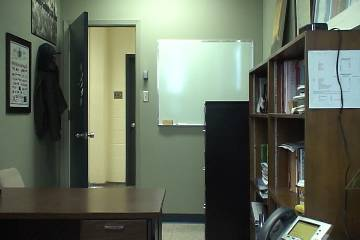
#> input picture ForegroundObjectSegmentation/office/input/in000107.jpg, 360 x 240 px, given in place of in000300.jpg, which was not available; the run also reads 1 picture not shown here
$ python average_approximation_conservative_update.py
#> lines starting #> are read from the running program, lines starting #| are printed output that depends on the picture; pictures that were not available may be replaced by others from this repository, and a replacement may not be noted
import numpy as np
import cv2

# [11 lines of commented-out code are left out]
ROI_path = 'office/temporalROI.txt'
image_path = 'office/input'
groundtruth_path = 'office/groundtruth'

f = open(ROI_path, 'r')
#> (reads ForegroundObjectSegmentation/office/temporalROI.txt from the repository)
line = f.readline()
ROI_start, ROI_end = line.split()
ROI_start = int(ROI_start)
ROI_end = int(ROI_end)

ANALYSIS_STEP = 1
TP = 0
FN = 0
FP = 0

N = 60
XX = 360  # for highway: 320
YY = 240
BUF = np.zeros((YY, XX, N), np.uint8)
iN = 0  # buffer counter

alpha = 0.01 # 0.03 0.05

prev_image = cv2.imread(f'{image_path}/in%06d.jpg' % 300)
#> prev_image is the input picture: shape (240, 360, 3); mean B, G, R 91.1, 106.9, 98.9
prev_image_gray = cv2.cvtColor(src=prev_image, code=cv2.COLOR_BGR2GRAY)
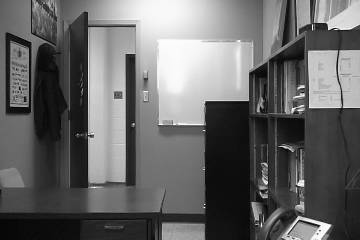
#> prev_image_gray: shape (240, 360); min 0, max 254, mean 102.7

for i in range(ROI_start, ROI_end, ANALYSIS_STEP):  # start, stop, step
    image = cv2.imread(f'{image_path}/in%06d.jpg' % i)
    image_gray = cv2.cvtColor(image, cv2.COLOR_BGR2GRAY) * 1.0

    prev_background_model = prev_image_gray
    background_model = alpha * image_gray + (1 - alpha) * prev_background_model

    # conservative approach - update only pixels classified as background
    if 'blurred_image' in globals():
        background_model = np.where(blurred_image == 0, background_model, prev_background_model)

    absolute_difference = cv2.absdiff(background_model, image_gray)
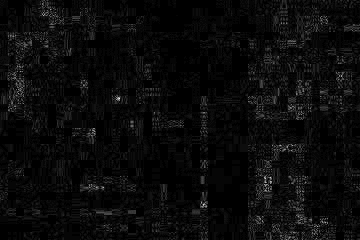
#> absolute_difference: shape (240, 360) float64; min 0, max 38.61, mean 1.7; drawn with min black and max white
    binarization = cv2.threshold(src=absolute_difference, thresh=15, maxval=255, type=cv2.THRESH_BINARY)
    binarized_image = binarization[1]
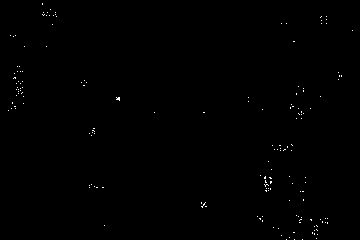
#> binarized_image: shape (240, 360) float64; 0.29% white in thin lines or dots
    operation_kernel = np.ones((3, 3), np.uint8)
    eroded_image = cv2.erode(binarized_image, operation_kernel, 1)
#> eroded_image: shape (240, 360) float64; every value is 0
    dilated_image = np.uint8(cv2.dilate(eroded_image, operation_kernel, 1))
#> dilated_image: shape (240, 360); every value is 0
    median_kernel = 3
    blurred_image = cv2.medianBlur(dilated_image, median_kernel)

    retval, labels, stats, centroids = cv2.connectedComponentsWithStats(blurred_image)
#> labels: shape (240, 360) int32; every value is 0
#> retval = 1; stats = [[0, 0, 360, 240, 86400]]; centroids = [[179.5, 119.5]]

    image_vis = image
    if stats.shape[0] > 1:
        tab = stats[1:, 4]
        pi = np.argmax(tab)
        pi = pi + 1
        cv2.rectangle(image_vis, (stats[pi, 0], stats[pi, 1]), (stats[pi, 0] + stats[pi, 2], stats[pi, 1] + stats[pi, 3]),
                      (255, 0, 0), 2)
        cv2.putText(image_vis, "%f" % stats[pi, 4], (stats[pi, 0], stats[pi, 1]), cv2.FONT_HERSHEY_SIMPLEX, 0.5, (255, 0, 0))
        cv2.putText(image_vis, "%d" % pi, (int(centroids[pi, 0]), int(centroids[pi, 1])), cv2.FONT_HERSHEY_SIMPLEX, 1,
                    (255, 0, 0))

    cv2.imshow("Labels", image_vis)  #image
    cv2.waitKey(10)

    prev_image_gray = background_model

    groundtruth = cv2.imread(f'{groundtruth_path}/gt%06d.png' % i)
    groundtruth_gray = cv2.cvtColor(groundtruth, cv2.COLOR_BGR2GRAY)

    TP_M = np.logical_and((blurred_image == 255), (groundtruth_gray == 255))
    FN_M = np.logical_and((blurred_image == 0), (groundtruth_gray == 255))
    FP_M = np.logical_and((blurred_image == 255), (groundtruth_gray != 255))

    TP_S = np.sum(TP_M)
#> TP_S = 0
    FN_S = np.sum(FN_M)
#> FN_S = 0
    FP_S = np.sum(FP_M)
#> FP_S = 0

    TP = TP + TP_S
#> TP = 0
    FN = FN + FN_S
#> FN = 0
    FP = FP + FP_S
#> FP = 0
#> (the run stopped early here; a loop or call above may not have finished)
